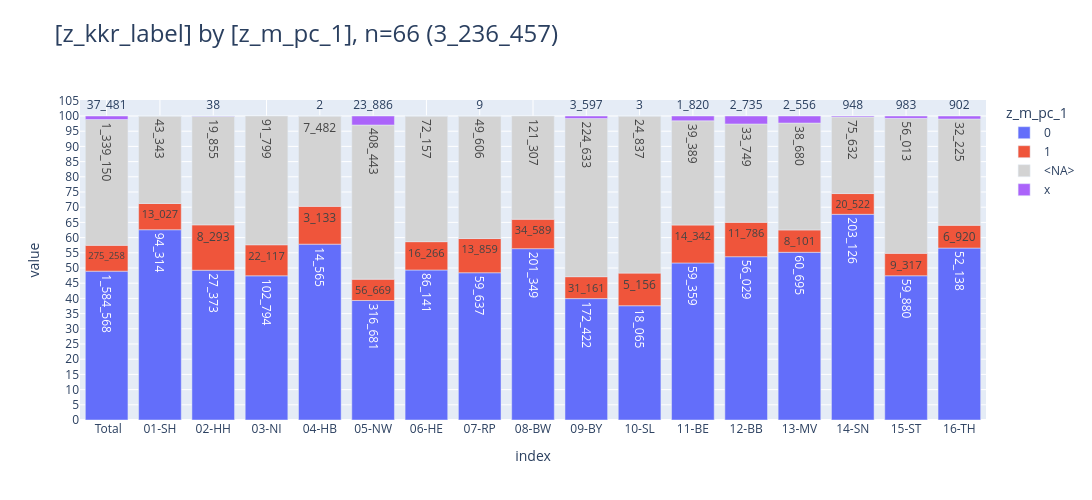

Source (notebook cell):
### Markdown cell above
### share of M1 in all tumors
- 10% of all tumors have `M1` (273k)

### Code cell
_=pls.plot_stacked_bars(db_fm_m1.project("z_kkr_label, z_m_pc_1").to_df(), show_total=True, relative=True, normalize=True)

### Figure 1 — Plotly figure (JSON) as saved in the notebook; plotly's stock layout.template omitted (floating-point values rounded to 4 significant figures)
{"data": [{"hovertemplate": "col=0<br>index=%{x}<br>value=%{y}<br>cnt_str=%{text}<extra></extra>", "legendgroup": "0", "marker": {"color": "#636EFA", "pattern": {"shape": ""}}, "name": "0", "orientation": "v", "showlegend": true, "text": ["1_584_568", "94_314", "27_373", "102_794", "14_565", "316_681", "86_141", "59_637", "201_349", "172_422", "18_065", "59_359", "56_029", "60_695", "203_126", "59_880", "52_138"], "textposition": "auto", "type": "bar", "x": [" Total", "01-SH", "02-HH", "03-NI", "04-HB", "05-NW", "06-HE", "07-RP", "08-BW", "09-BY", "10-SL", "11-BE", "12-BB", "13-MV", "14-SN", "15-ST", "16-TH"], "xaxis": "x", "y": [1584568, 94314, 27373, 102794, 14565, 316681, 86141, 59637, 201349, 172422, 18065, 59359, 56029, 60695, 203126, 59880, 52138], "yaxis": "y"}, {"hovertemplate": "col=1<br>index=%{x}<br>value=%{y}<br>cnt_str=%{text}<extra></extra>", "legendgroup": "1", "marker": {"color": "#EF553B", "pattern": {"shape": ""}}, "name": "1", "orientation": "v", "showlegend": true, "text": ["275_258", "13_027", "8_293", "22_117", "3_133", "56_669", "16_266", "13_859", "34_589", "31_161", "5_156", "14_342", "11_786", "8_101", "20_522", "9_317", "6_920"], "textposition": "auto", "type": "bar", "x": [" Total", "01-SH", "02-HH", "03-NI", "04-HB", "05-NW", "06-HE", "07-RP", "08-BW", "09-BY", "10-SL", "11-BE", "12-BB", "13-MV", "14-SN", "15-ST", "16-TH"], "xaxis": "x", "y": [275258, 13027, 8293, 22117, 3133, 56669, 16266, 13859, 34589, 31161, 5156, 14342, 11786, 8101, 20522, 9317, 6920], "yaxis": "y"}, {"hovertemplate": "col=<NA><br>index=%{x}<br>value=%{y}<br>cnt_str=%{text}<extra></extra>", "legendgroup": "<NA>", "marker": {"color": "lightgray", "pattern": {"shape": ""}}, "name": "<NA>", "orientation": "v", "showlegend": true, "text": ["1_339_150", "43_343", "19_855", "91_799", "7_482", "408_443", "72_157", "49_606", "121_307", "224_633", "24_837", "39_389", "33_749", "38_680", "75_632", "56_013", "32_225"], "textposition": "auto", "type": "bar", "x": [" Total", "01-SH", "02-HH", "03-NI", "04-HB", "05-NW", "06-HE", "07-RP", "08-BW", "09-BY", "10-SL", "11-BE", "12-BB", "13-MV", "14-SN", "15-ST", "16-TH"], "xaxis": "x", "y": [1339150, 43343, 19855, 91799, 7482, 408443, 72157, 49606, 121307, 224633, 24837, 39389, 33749, 38680, 75632, 56013, 32225], "yaxis": "y"}, {"hovertemplate": "col=x<br>index=%{x}<br>value=%{y}<br>cnt_str=%{text}<extra></extra>", "legendgroup": "x", "marker": {"color": "#AB63FA", "pattern": {"shape": ""}}, "name": "x", "orientation": "v", "showlegend": true, "text": ["37_481", "1", "38", "2", "23_886", "1", "9", "3_597", "3", "1_820", "2_735", "2_556", "948", "983", "902"], "textposition": "auto", "type": "bar", "x": [" Total", "01-SH", "02-HH", "04-HB", "05-NW", "06-HE", "07-RP", "09-BY", "10-SL", "11-BE", "12-BB", "13-MV", "14-SN", "15-ST", "16-TH"], "xaxis": "x", "y": [37481, 1, 38, 2, 23886, 1, 9, 3597, 3, 1820, 2735, 2556, 948, 983, 902], "yaxis": "y"}], "layout": {"barmode": "relative", "barnorm": "percent", "height": 500, "legend": {"title": {"text": "z_m_pc_1"}, "tracegroupgap": 0, "traceorder": "normal"}, "title": {"font": {"size": 24}, "text": "[z_kkr_label] by [z_m_pc_1], n=66 (3_236_457)", "xanchor": "left", "y": 0.95, "yanchor": "top"}, "width": 2000, "xaxis": {"anchor": "y", "categoryarray": [" Total", "01-SH", "02-HH", "03-NI", "04-HB", "05-NW", "06-HE", "07-RP", "08-BW", "09-BY", "10-SL", "11-BE", "12-BB", "13-MV", "14-SN", "15-ST", "16-TH"], "categoryorder": "array", "domain": [0, 1], "gridwidth": 1, "showgrid": true, "title": {"text": "index"}}, "yaxis": {"anchor": "x", "domain": [0, 1], "dtick": 5, "gridwidth": 1, "showgrid": true, "title": {"text": "value"}}}}
